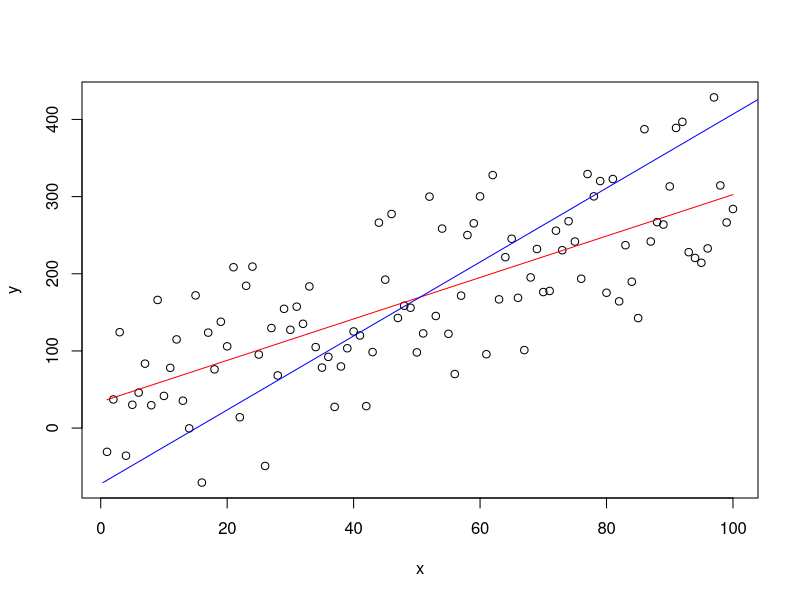
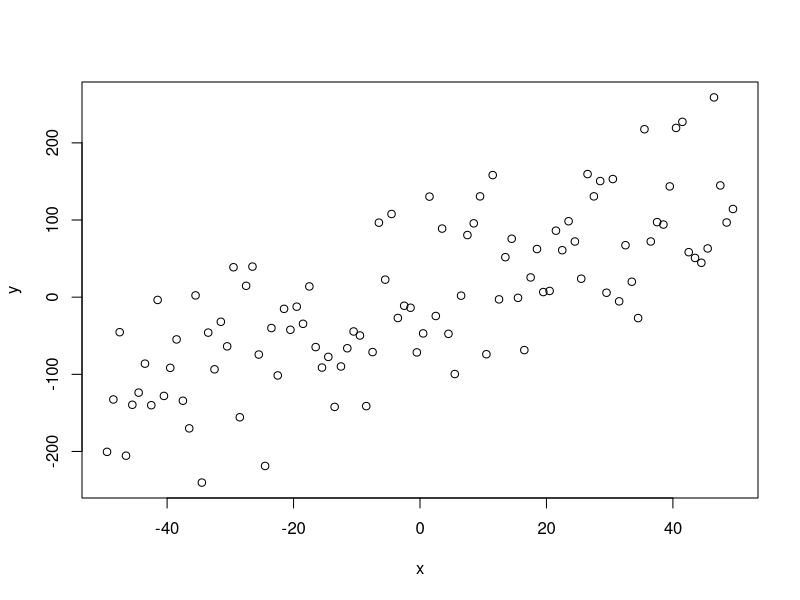
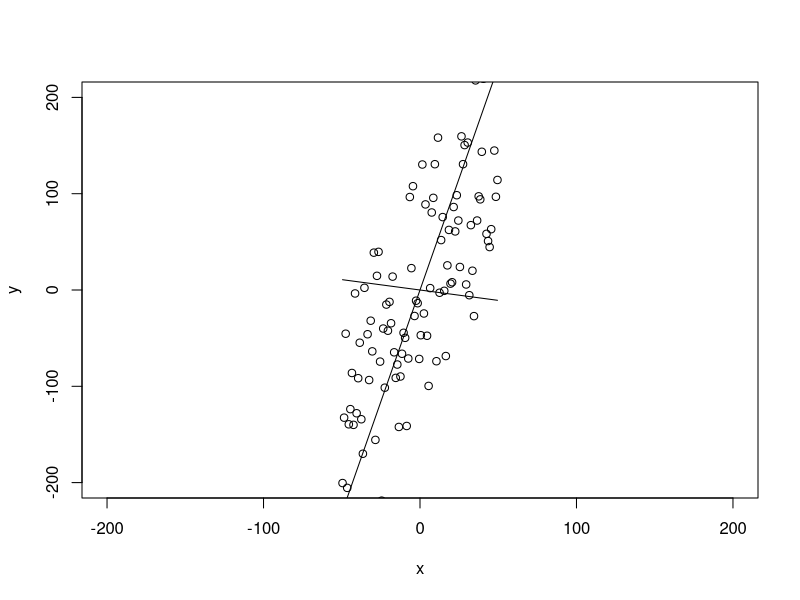
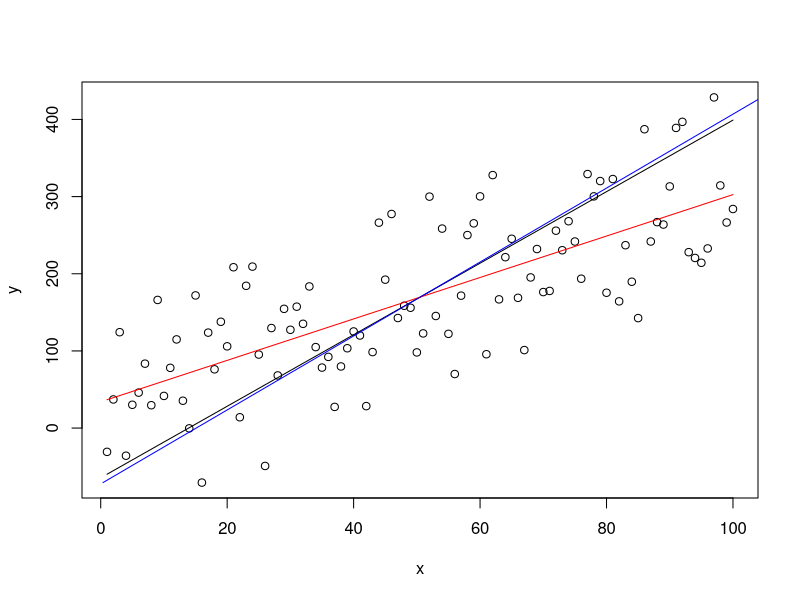

Reproduce these figures in R, in order. (Note: this script raises an error after producing the figures.)
set.seed(2)
x <- 1:100

y <- 20 + 3 * x
e <- rnorm(100, 0, 60)
y <- 20 + 3 * x + e

plot(x,y)
yx.lm <- lm(y ~ x)
lines(x, predict(yx.lm), col="red")

xy.lm <- lm(x ~ y)
lines(predict(xy.lm), y, col="blue")
#normalize means and cbind together
xyNorm <- cbind(x=x-mean(x), y=y-mean(y))
plot(xyNorm)

#covariance
xyCov <- cov(xyNorm)
eigenValues <- eigen(xyCov)$values
eigenVectors <- eigen(xyCov)$vectors

plot(xyNorm, ylim=c(-200,200), xlim=c(-200,200))
lines(xyNorm[x], eigenVectors[2,1]/eigenVectors[1,1] * xyNorm[x])
lines(xyNorm[x], eigenVectors[2,2]/eigenVectors[1,2] * xyNorm[x])

# the largest eigenValue is the first one
# so that's our principal component.
# but the principal component is in normalized terms (mean=0)
# and we want it back in real terms like our starting data
# so let's denormalize it
plot(x,y)
lines(x, (eigenVectors[2,1]/eigenVectors[1,1] * xyNorm[x]) + mean(y))
# that looks right. line through the middle as expected

# what if we bring back our other two regressions?
lines(x, predict(yx.lm), col="red")
lines(predict(xy.lm), y, col="blue")


--------------------
df2 <- df[,2:3]
df2 <- df2[order(df2$completion_male),] 
x =df2[,1]
y =df2[,2]


plot(x,y)
yx.lm <- lm(y ~ x)
lines(x, predict(yx.lm), col="red")


xyNorm <- cbind(x=x-mean(x), y=y-mean(y))
#xyNorm <- cbind(x=(x-mean(x))/sd(x), y=(y-mean(y))/sd(y))
plot(xyNorm)

xyCov <- cov(xyNorm)
eigenValues <- eigen(xyCov)$values
eigenVectors <- eigen(xyCov)$vectors

plot(xyNorm)#, ylim=c(-60,60), xlim=c(-60,60))

lines(xyNorm[,1], eigenVectors[2,1]/eigenVectors[1,1] * xyNorm[,1])
lines(xyNorm[,2], eigenVectors[2,2]/eigenVectors[1,2] * xyNorm[,2])


plot(x,y)
lines(x, (eigenVectors[2,1]/eigenVectors[1,1] * xyNorm[,1]) + mean(y))



# what if we bring back our other two regressions?
lines(x, predict(yx.lm), col="red")



df


df2 <- read.csv ("cleaned.csv")#
df2 <- df2[,c("income_per_person", "life_expectancy")]
df2 <- df2[order(df2$income_per_person),] 
x =df2[,1]
y =df2[,2]


plot (x,y)
fit_x<- lm(y ~ x)
lines(x, predict(fit_x), col="red")


xyNorm <- cbind(x=df2[,1]-mean(df2[,1]), y=df2[,2]-mean(df2[,2]))
plot(xyNorm)


pca<-prcomp(xyNorm,center = FALSE,scale = FALSE) #
summary(pca)
pca[2]

lines(xyNorm[,1], pca[2]$rotation[2,1]/pca[2]$rotation[1,1]  * xyNorm[,1])
lines(xyNorm[,2], pca[2]$rotation[2,2]/pca[2]$rotation[1,2] * xyNorm[,2])



plot(x,y)
lines(x, (eigenVectors[2,1]/eigenVectors[1,1] * xyNorm[,1]) + mean(y))



# what if we bring back our other two regressions?
lines(x, predict(fit_x), col="red")
